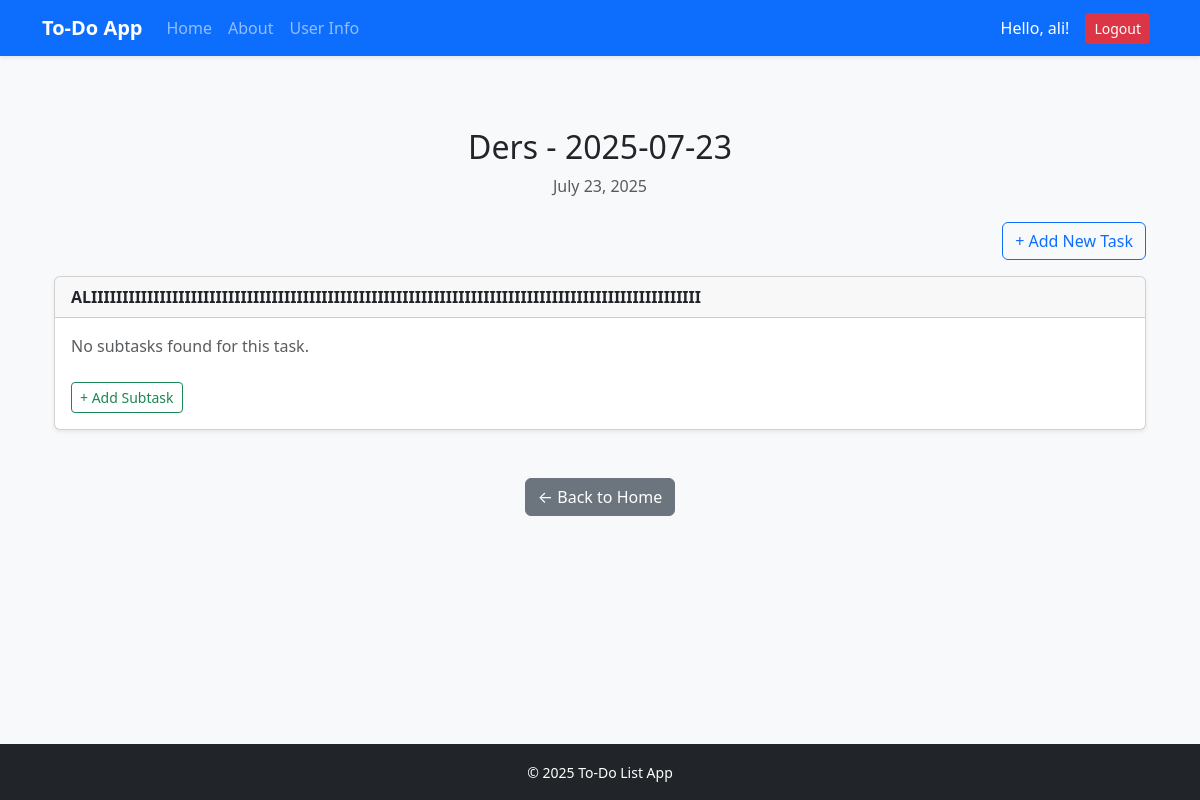
The app's page /daily-list/13/ (signed in), older data.
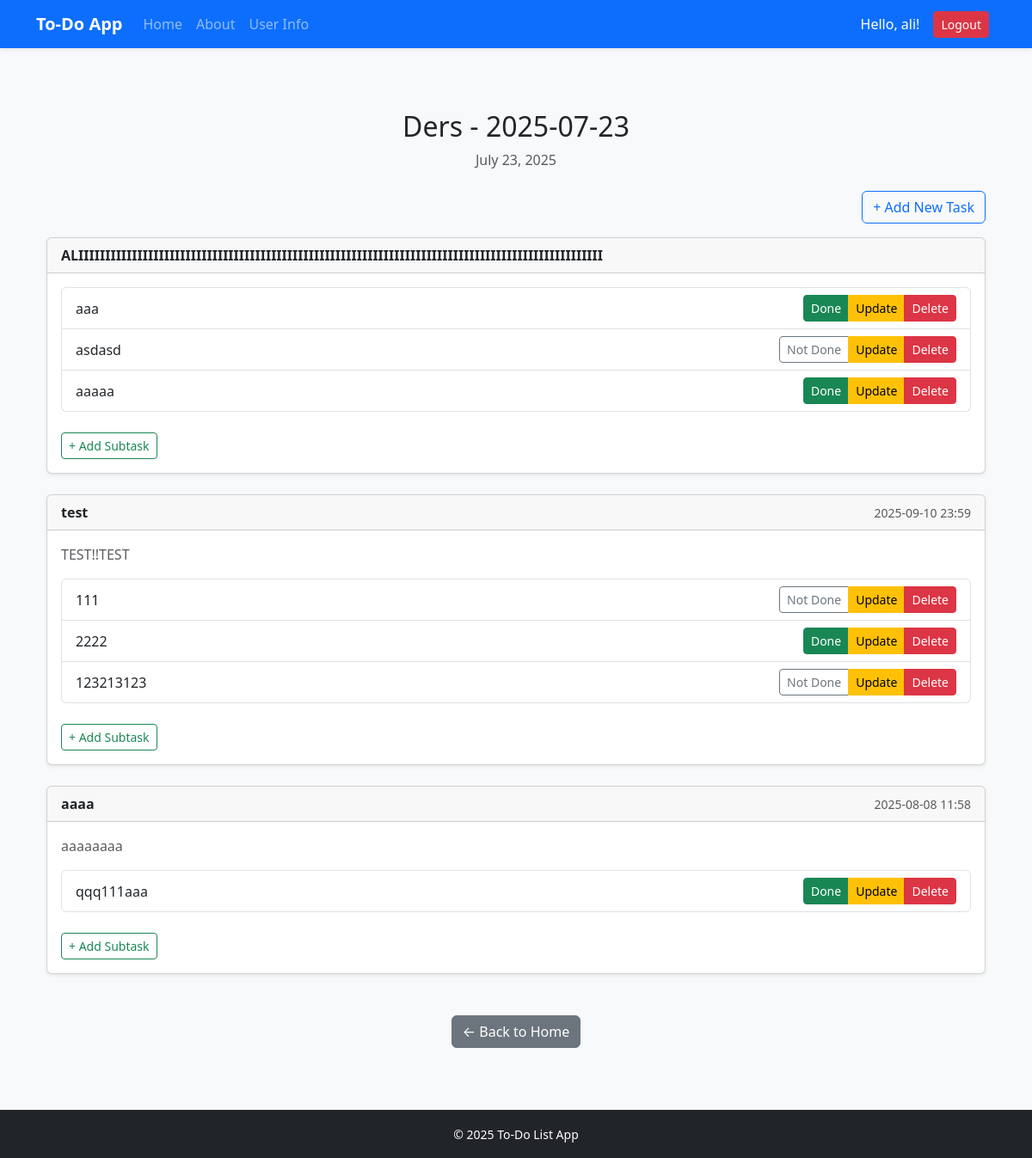
The same page, newer data.
### todo_app/models.py (models this page shows, shortened)
class DailyTodoList(models.Model):
    category = models.ForeignKey(Category, on_delete=models.CASCADE, null=True, blank=True, related_name='daily_lists')
    name = models.CharField(max_length=100)
    date = models.DateField(default=datetime.today)
    user = models.ForeignKey(User, on_delete=models.CASCADE)

class Todos(models.Model):
    title = models.CharField(max_length=100, blank=True)
    description = models.TextField(max_length=1000, blank=True)
    finished = models.BooleanField(default=False)
    date_created = models.DateTimeField(default=now, blank=True)
    finished_date = models.DateTimeField(null=True, blank=True)
    deadline = models.DateTimeField(null=True, blank=True)
    is_private = models.BooleanField(default=True)
    daily_list = models.ForeignKey('DailyTodoList', on_delete=models.CASCADE, related_name='todos', null=True, blank=True)
    user = models.ForeignKey(User, on_delete=models.CASCADE)
    class Meta:
        verbose_name = "Todo"
        verbose_name_plural = "Todos"

class TodoItem(models.Model):
    todo = models.ForeignKey(Todos, related_name="items", on_delete=models.CASCADE)
    text = models.CharField(max_length=255)
    done = models.BooleanField(default=False)
    class Meta:
        verbose_name = "Todo item"
        verbose_name_plural = "Todo items"

### todo_app/views.py (the view, shortened to what this page needs)
# urls.py: path('daily-list/<int:list_id>/', views.daily_list_detail, name='daily_list_detail'),
@login_required
@login_required
def daily_list_detail(request, list_id):
    daily_list = get_object_or_404(DailyTodoList, id=list_id) if request.user.is_superuser \
                  else get_object_or_404(DailyTodoList, id=list_id, user=request.user)
    todos = daily_list.todos.prefetch_related('items').all()
    form = TodoForm(request.POST or None)
    return render(request, 'todo_app/daily_list_detail.html', {
        'daily_list': daily_list,
        'todo_list': todos,
        'form': form
    })

### todo_app/templatetags/form_tags.py (called while the page is built)
@register.filter(name='add_class')
def add_class(field, css):
    widget = field.field.widget
    input_type = getattr(widget, 'input_type', None)
    if input_type != 'checkbox':
        existing_classes = widget.attrs.get('class', '')
        widget.attrs['class'] = f'{existing_classes} {css}'.strip()
    return field

### todo_app/templates/todo_app/daily_list_detail.html (shortened to what this page needs)
{% extends "todo_app/base.html" %}
{% load form_tags %}
{% block content %}
<div class="container my-5">
  <div class="text-center mb-4">
    <h2>{{ daily_list.name }}</h2>
    <p class="text-muted">{{ daily_list.date }}</p>
  </div>
  <div class="text-end mb-3">
    <button class="btn btn-outline-primary" type="button" data-bs-toggle="collapse" data-bs-target="#addTaskForm">
      + Add New Task
    </button>
  </div>
  {% if todo_list %}
    {% for todo in todo_list %}
      <div class="card mb-4 shadow-sm">
        <div class="card-header d-flex justify-content-between align-items-center">
          <a href="{% url 'description' todo.id %}" class="text-decoration-none text-dark fw-bold">
            {{ todo.title }}
          </a>
          <small class="text-muted">{{ todo.deadline|date:"Y-m-d H:i" }}</small>
        </div>
        <div class="card-body">
          {% if todo.description %}
            <p class="text-muted">{{ todo.description }}</p>
          {% endif %}
          {% if todo.items.all %}
            <ul class="list-group mb-3">
              {% for item in todo.items.all %}
                <li class="list-group-item d-flex justify-content-between align-items-center">
                  <span>{{ item.text }}</span>
                  <div class="btn-group">
                    <button type="button" class="btn btn-sm toggle-btn {% if item.done %}btn-success{% else %}btn-outline-secondary{% endif %}" data-id="{{ item.id }}">
                      {% if item.done %}Done{% else %}Not Done{% endif %}
                    </button>
                    <a href="{% url 'update_subtask' item.id %}" class="btn btn-warning btn-sm">Update</a>
                    <button type="button" class="btn btn-danger btn-sm delete-subtask" data-id="{{ item.id }}">Delete</button>
                  </div>
                </li>
              {% endfor %}
            </ul>
          {% else %}
            <p class="text-muted">No subtasks found for this task.</p>
          {% endif %}
          <a href="{% url 'add_todo_item' todo.id %}?next={% url 'daily_list_detail' daily_list.id %}" class="btn btn-outline-success btn-sm mt-2">+ Add Subtask</a>
        </div>
      </div>
    {% endfor %}
  {% else %}
    <p class="text-center text-muted mt-5">No tasks in this list yet.</p>
  {% endif %}
  <div class="text-center mt-5">
    <a href="{% url 'index' %}" class="btn btn-secondary">← Back to Home</a>
  </div>
</div>
{% endblock %}

### todo_app/templates/todo_app/base.html (shortened to what this page needs)
<!doctype html>
<html lang="en">
  <head>
    {% load static %}
    <link href="https://cdn.jsdelivr.net/npm/bootstrap@5.3.7/dist/css/bootstrap.min.css" rel="stylesheet">
  </head>
  <body class="d-flex flex-column min-vh-100 text-dark">
    <nav class="navbar navbar-expand-lg navbar-dark bg-primary shadow-sm">
      <div class="container">
        <a class="navbar-brand fw-bold" href="{% url 'index' %}">To-Do App</a>
        <div class="collapse navbar-collapse" id="navbarNav">
          <ul class="navbar-nav me-auto mb-2 mb-lg-0">
            <li class="nav-item">
              <a class="nav-link{% if request.resolver_match.url_name == 'index' %} active{% endif %}" href="{% url 'index' %}">Home</a>
            </li>
            <li class="nav-item">
              <a class="nav-link{% if request.resolver_match.url_name == 'about' %} active{% endif %}" href="{% url 'about' %}">About</a>
            </li>
            <li class="nav-item">
              <a class="nav-link{% if request.resolver_match.url_name == 'user_info' %} active{% endif %}" href="{% url 'user_info' %}">User Info</a>
            </li>
          </ul>
          <div class="d-flex align-items-center">
            {% if user.is_authenticated %}
              <span class="me-3 text-white">Hello, {{ user.username }}!</span>
              <form method="POST" action="{% url 'logout' %}">
                <button class="btn btn-danger btn-sm me-2" type="submit">Logout</button>
              </form>
            {% else %}
              <a class="btn btn-outline-light btn-sm me-2" href="{% url 'login' %}">Login</a>
              <a class="btn btn-warning btn-sm" href="{% url 'register' %}">Register</a>
            {% endif %}
          </div>
        </div>
      </div>
    </nav>
    <main class="container py-4 flex-grow-1">
      {% block content %}
      {% endblock content %}
    </main>
    <footer class="bg-dark text-white text-center py-3 mt-auto">
      <small>&copy; {% now "Y" %} To-Do List App</small>
    </footer>
  </body>
</html>

### todo_app/templates/todo_app/base.html (style rules this page uses)
body { background-color: #f8f9fa; }

Row changes from the older to the newer data that the page shows:
shown differently, row unchanged: Todos (number 1 of 3 on the later page): no longer shows "No subtasks found for this task."
added TodoItem: text "aaa", done "Done", shown under Todos (number 1 of 3 on the later page)
added TodoItem: text "asdasd", done "Not Done", shown under Todos (number 1 of 3 on the later page)
added TodoItem: text "aaaaa", done "Done", shown under Todos (number 1 of 3 on the later page)
added Todos: title "test", deadline "2025-09-10 23:59", description "TEST!!TEST"
added TodoItem: text "111", done "Not Done", shown under "test"
added TodoItem: text "2222", done "Done", shown under "test"
added TodoItem: text "123213123", done "Not Done", shown under "test"
added Todos: title "aaaa", deadline "2025-08-08 11:58", description "aaaaaaaa"
added TodoItem: text "qqq111aaa", done "Done", shown under "aaaa"
